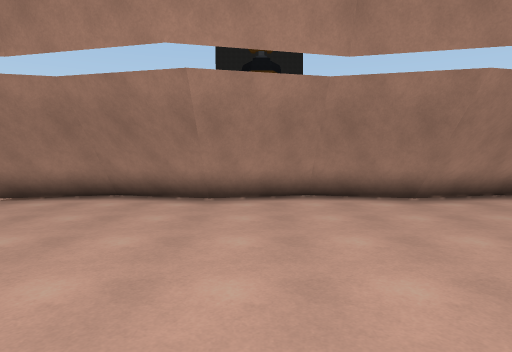
View 1 (above)

15 first-person views from a walk through a scene from a Unity 3-D project. The camera is 1.5 m above the floor, tilts 4° down and sees 75° across. The floor is counted in squares, 1.12 m on a side. Each view is taken from the middle of a square. On the plan, view 1 faces up. The plan holds only what a view shows up to about 15 squares ahead; the rest is blank. The place goes on beyond the plan. The player character is not drawn. Surface patterns are stand-ins for the level's own textures.

View 2
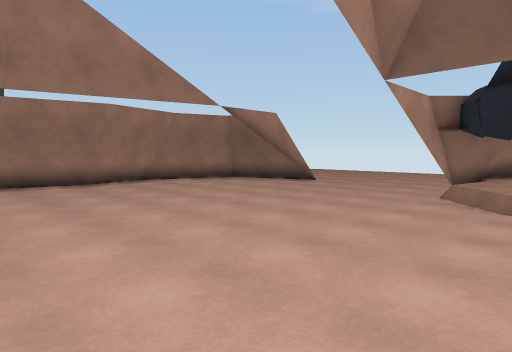

View 3
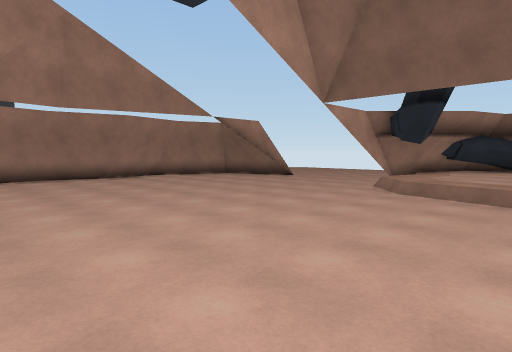

View 4
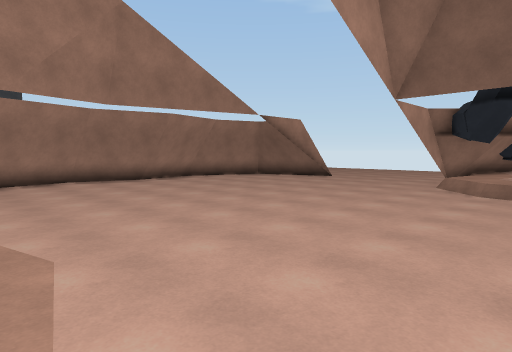

View 5
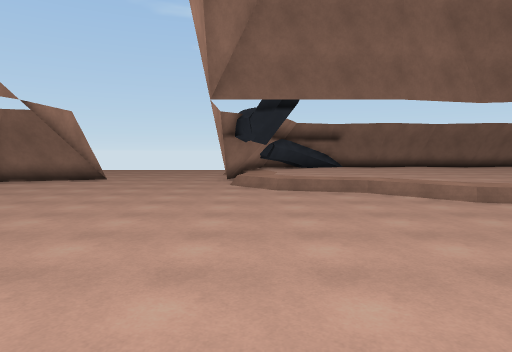

View 6
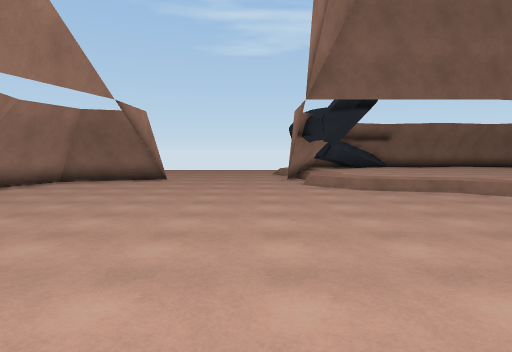

View 7
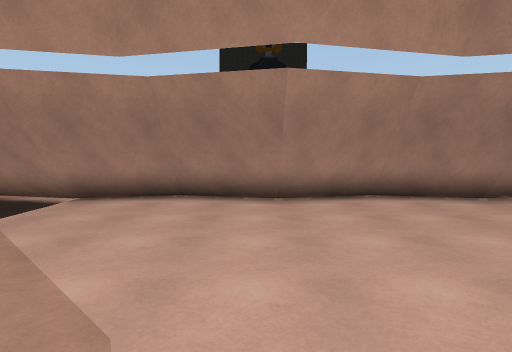

View 8
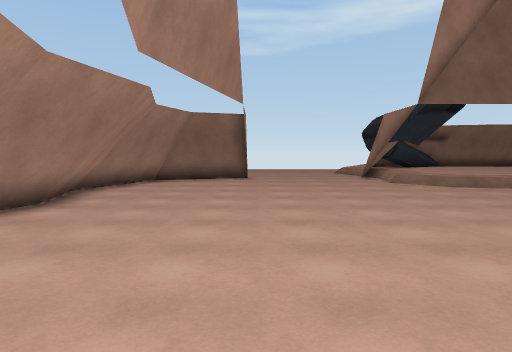

View 9
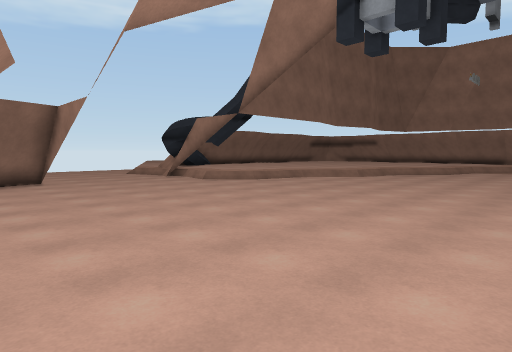

View 10
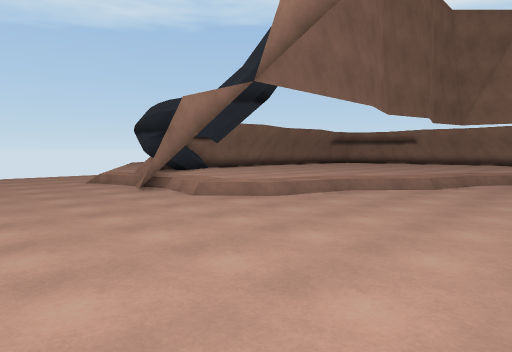

View 11
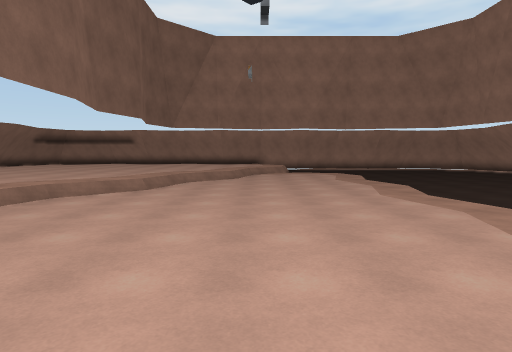

View 12
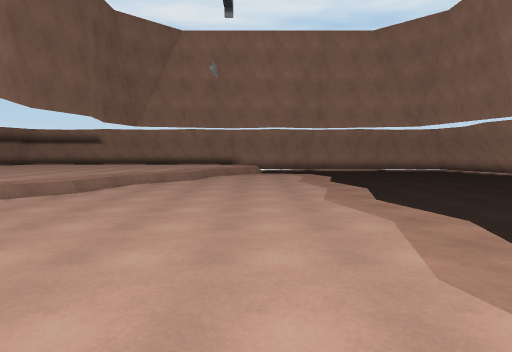

View 13
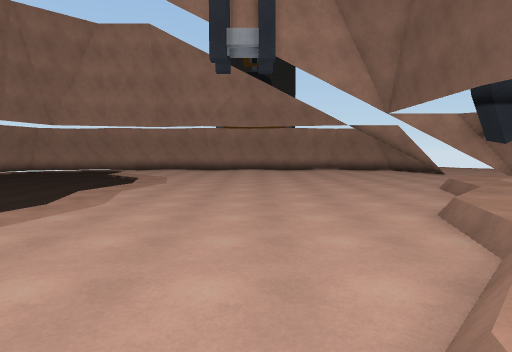

View 14
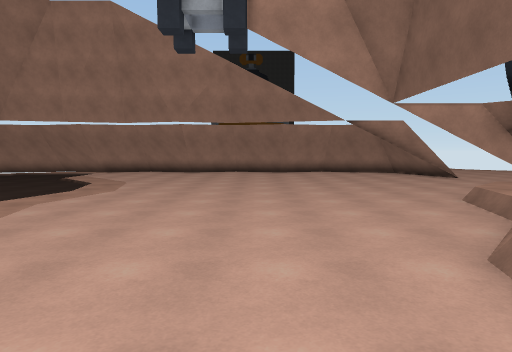

View 15
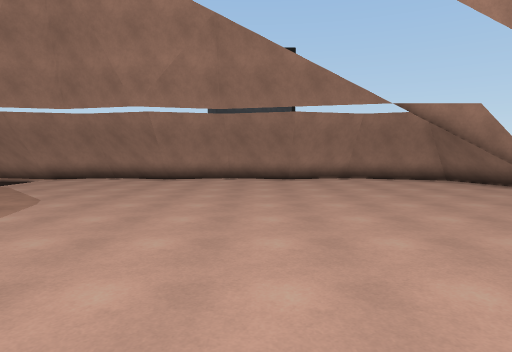

### Floor plan
Points are (right, up) in squares from view 1. A wall is a line through its corners. A room is listed if a view was taken in it or the views show most of it. See-through windows are left out.
Room 1 (views 1, 2, 3, 4, 5, 6, 7, 8, 9, 10, 11, 12, 13, 14, 15)
walls: (4.7, 8.5) (1.7, 9.3) (-1.2, 8.5) (-4.2, 9.2) (-7.3, 8.5); (10.8, 4.4) (12.4, 4.4) (11.2, 8.1) (7.6, 9.3); (1.7, 9) (-1.4, 8.2) (-4.4, 9) (-7.2, 8.3); (1.7, 9.4) (-1.2, 8.7) (-4.2, 9.4) (-7.2, 8.7); (12.2, 4.4) (11, 7.9) (7.4, 9.1) (4.5, 8.4) (1.6, 9.1); (7.6, 9) (4.6, 8.2); (12.5, 4.9) (11.4, 8.4); (11.4, 8.2) (7.5, 9.5) (4.7, 8.8) (1.4, 9.6)
low walls: (8.4, -5.9) (9, -3.8) (9.3, -3.5); (9.4, -3.4) (10.8, -2.2); (4.2, -13.1) (5.2, -12) (6, -9.1) (8.2, -6.7) (8.3, -6.4); (1.4, 9.6) (-1.4, 8.9) (-4, 9.5); (0.1, 9.5) (-1.4, 9.1) (-3.1, 9.5); (-1.4, 9.4) (-2, 9.5); (5.8, 9.5) (4.7, 9.3) (3.5, 9.5); (6.8, 9.5) (4.7, 9) (2.6, 9.5); (12.5, 5.6) (11.6, 8.5); (12.5, 6.2) (11.8, 8.4) (8.5, 9.5); (-4.8, 9.5) (-7.3, 8.9); (-5.7, 9.5) (-7.5, 9.1); (11.4, 8.4) (8, 9.5); (11.3, 9) (9.7, 9.5); (-6.7, 9.5) (-7.5, 9.3); (11.9, 8.6) (9.2, 9.5)

Where each view was taken, in squares from view 1:
view 1: 0 up, 0 right, facing up
view 2: 5 down, 0 right, facing up-right
view 3: 8 down, 2 left, facing up-right
view 4: 6 down, 3 left, facing up-right
view 5: 3 down, 3 left, facing right
view 6: 0 up, 3 left, facing right
view 7: 0 up, 2 left, facing up
view 8: 4 up, 4 left, facing right
view 9: 8 up, 3 left, facing down-right
view 10: 4 up, 2 right, facing down-right
view 11: 3 up, 2 right, facing down
view 12: 2 up, 0 right, facing down
view 13: 16 down, 2 right, facing up
view 14: 13 down, 3 right, facing up
view 15: 7 down, 3 right, facing up
